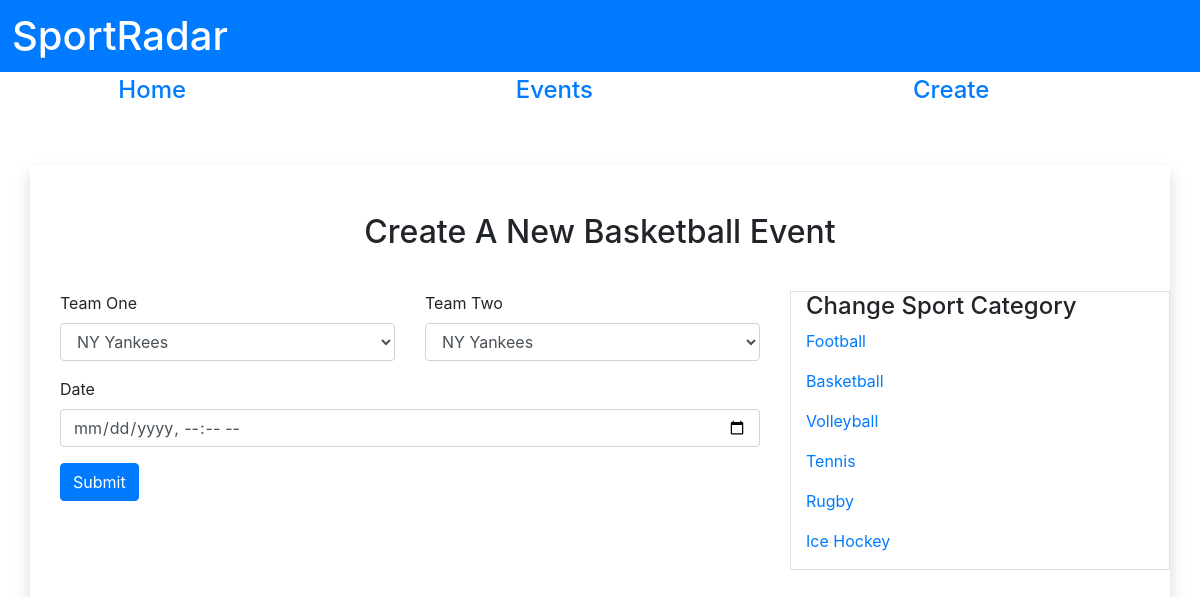
Page /sportradar/event/Basketball on the committed database.
### tables this page shows
CREATE TABLE `category` (
  `category_name` varchar(45) DEFAULT NULL,
  `id` int(10) UNSIGNED NOT NULL
);

### sportradar/controllers/Controller.php (called while the page is built)
<?php
include './models/Core.php';
class Controller extends Core
{
	public static function CreateView($view){
		require_once("views/".$view.".php");
	}
}
?>

### sportradar/models/Core.php (called while the page is built, shortened)
<?php
class Core {
  private static $db_name = 'sport_events';
	private static $db_user = 'root';
	private static $db_pass = '';
	private static $db_host = 'localhost';
  private static $conn;
  private static function connection() {
		self::$conn = new mysqli( self::$db_host, self::$db_user, self::$db_pass, self::$db_name );
	}
	protected static function read($table, $join='',  $fields='*',$where='' ){
		$sql = "SELECT ".$fields." FROM ".$table." ".$join." ".$where." ;";
		$result = self::$conn->query($sql);
    if($result->num_rows == 0){
      $res = null;
    }else{
      $res = $result->fetch_all(MYSQLI_ASSOC);
    }
    return $res;
	}
}
?>

### sportradar/controllers/Team.php (called while the page is built, shortened)
<?php
class Team extends Controller
{
	public static $team;
	public static function showTeams($category){
		$table = 'team';
		$fields = ' team.name as team, team.id as id, category.id as cat_id ';
		$join = ' JOIN category ON team._CATEGORY = category.id ';
		$where = " where category_name = '$category'";
		self::$team = self::read($table,$join,$fields,$where);
		return self::$team;
	}
}
?>

### sportradar/controllers/Category.php (called while the page is built, shortened)
<?php
class Category extends Controller
{
	public static $categories;
	public static function category_show(){
		$table = 'category';
		self::$categories = self::read($table);
		return self::$categories;
	}
}
 ?>

### sportradar/views/create/newevent.php (the view, shortened to what this page needs)
<?php
  $category = Category::$categories;
  $team = Team::$team;
?>
<h2 class="text-center p-4">Create A New <?= $_GET['method'] ?> Event</h2>
<div class="row">
  <div class="my-2 col-8">
    <form action="/sportradar/newevent/save" method="POST" class="container">
      <div class="row">
          <div class="form-group col-6">
            <label>Team One</label>
              <select name="teamOne" class="form-control">
                <?php foreach ($team as $key => $value): ?>
                  <option value="<?=$value['id'];?>"><?=$value['team']; ?></option>
                <?php endforeach ?>
              </select>
          </div>
          <div class="form-group col-6">
            <label>Team Two</label>
              <select name="teamTwo" class="form-control">
                <?php foreach ($team as $key => $value): ?>
                  <option value="<?=$value['id'];?>"><?=$value['team']; ?></option>
                <?php endforeach ?>
              </select>
          </div>
      </div>
      <div class="form-group">
          <label>Date</label>
          <input type="datetime-local" class="form-control" name="date" >
      </div>
      <button type="submit" class="btn btn-primary">Submit</button>
    </form>
  </div>
  <div class="my-2 col-4 border">
    <h4>Change Sport Category</h4>
    <?php foreach ($category as $key => $value): ?>
      <a href="/sportradar/event/<?= $value['category_name'] ?>" >
        <p><?= $value['category_name'] ?></p>
      </a>
    <?php endforeach; ?>
  </div>
</div>

### rows in the picture
category: category_name "Football"
category: category_name "Basketball"
category: category_name "Volleyball"
category: category_name "Tennis"
category: category_name "Rugby"
category: category_name "Ice Hockey"

### other values in the picture
$_GET['method'] "Basketball"
form field teamOne "NY Yankees"
form field teamTwo "NY Yankees"
